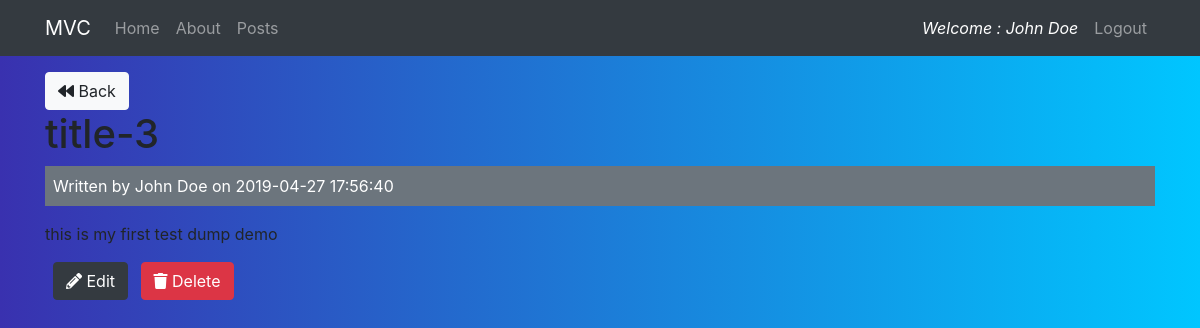
Before: /posts/show/3 (signed in) with the older database file.
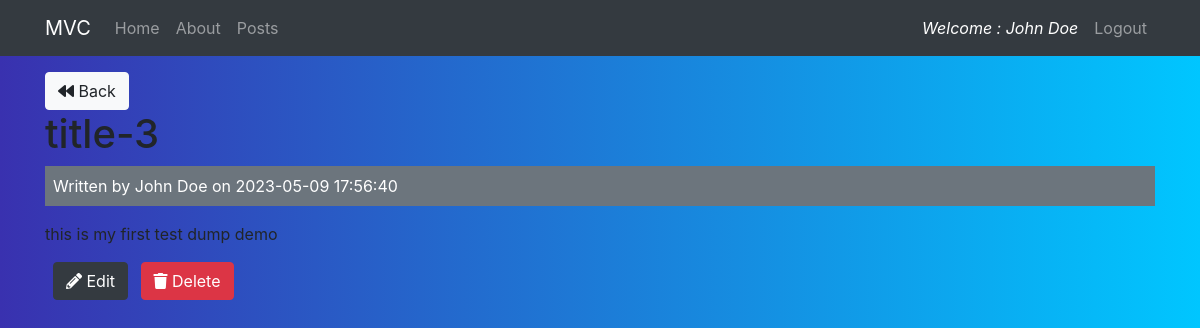
After: the same page with the newer database file.
### tables this page shows
CREATE TABLE `posts` (
  `id` int(11) NOT NULL,
  `user_id` int(11) NOT NULL,
  `title` varchar(255) NOT NULL,
  `body` text NOT NULL,
  `created_at` datetime NOT NULL DEFAULT CURRENT_TIMESTAMP
);

### src/config/Application.php (called while the page is built, shortened)
<?php
  class Application {
    protected $currentMethod = 'index';
    public function __construct(){
      $url = $this->getUrl();
      if(file_exists('./src/controllers/' . ucwords($url[0]). '.php')){
        unset($url[0]);
      }
      $this->currentController = new $this->currentController;
      if(isset($url[1])){
        if(method_exists($this->currentController, $url[1])){
          $this->currentMethod = $url[1];
          unset($url[1]);
        }
      }
      $this->params = $url ? array_values($url) : [];
      call_user_func_array([$this->currentController, $this->currentMethod], $this->params);
    }
    public function getUrl(){
      if(isset($_GET['url'])){
        $url = rtrim($_GET['url'], '/');
        $url = filter_var($url, FILTER_SANITIZE_URL);
        $url = explode('/', $url);
        return $url;
      }
    }
  }

### index.php (called while the page is built, shortened)
<?php
$init = new Application();

### src/config/Database.php (called while the page is built, shortened)
<?php
  class Database {
    private $host = DB_HOST;
    private $user = DB_USER;
    private $pass = DB_PASS;
    private $dbname = DB_NAME;
    private $dbh;
    private $stmt;
    public function __construct(){
      $dsn = 'mysql:host=' . $this->host . ';dbname=' . $this->dbname;
      $options = array(
        PDO::ATTR_PERSISTENT => true,
        PDO::ATTR_ERRMODE => PDO::ERRMODE_EXCEPTION
      );
      try{
        $this->dbh = new PDO($dsn, $this->user, $this->pass, $options);
      } catch(PDOException $e){
        $this->error = $e->getMessage();
        echo $this->error;
      }
    }
    public function query($sql){
      $this->stmt = $this->dbh->prepare($sql);
    }
    public function bind($param, $value, $type = null){
      if(is_null($type)){
        switch(true){
          case is_int($value):
            $type = PDO::PARAM_INT;
            break;
          default:
            $type = PDO::PARAM_STR;
        }
      }
      $this->stmt->bindValue($param, $value, $type);
    }
    public function execute(){
      return $this->stmt->execute();
    }
    public function single(){
      $this->execute();
      return $this->stmt->fetch(PDO::FETCH_OBJ);
    }
  }

### src/models/Post.php (called while the page is built, shortened)
<?php
  class Post {
    private $db;
    public function __construct(){
      $this->db = new Database;
    }
    public function getPostById($id){
      $this->db->query('SELECT * FROM posts WHERE id = :id');
      $this->db->bind(':id', $id);
      $row = $this->db->single();
      return $row;
    }
  }

### src/models/User.php (called while the page is built, shortened)
<?php
  class User {
    private $db;
    public function __construct(){
      $this->db = new Database;
    }
     public function getUserById($id){
      $this->db->query('SELECT * FROM users WHERE id = :id');
      $this->db->bind(':id', $id);
      $row = $this->db->single();
      return $row;
    }
  }
?>

### src/views/post/show.php (the view, shortened to what this page needs)
<?php require APPROOT . '/views/layout/header.php'; ?>
<div class="row">
  <div class="col-md-12">
    <a href="<?php echo URLROOT; ?>/posts" class="btn btn-light"><i class="fa fa-backward"></i> Back</a>
    <br>
    <h1><?php echo $data['post']->title; ?></h1>
    <div class="bg-secondary text-white p-2 mb-3">
      Written by <?php echo $data['user']->username; ?> on <?php echo $data['post']->created_at; ?>
    </div>
    <p><?php echo $data['post']->body; ?></p>
  </div>
  <div class="col-md-12">
    <?php if($data['post']->user_id == $_SESSION['user_id']) : ?>
    <a href="<?php echo URLROOT; ?>/posts/edit/<?php echo $data['post']->id; ?>" class="btn btn-dark mx-2"><i
        class="fas fa-pencil-alt"></i> Edit</a>
    <button class="btn btn-danger" id="delBtn"><i class="fas fa-trash"></i>
      Delete</button>
    <?php endif; ?>
  </div>
</div>
<?php require APPROOT . '/views/layout/footer.php'; ?>

Changed rows visible on the page:
changed posts "title-3": created_at "2019-04-27 17:56:40" → "2023-05-09 17:56:40"
